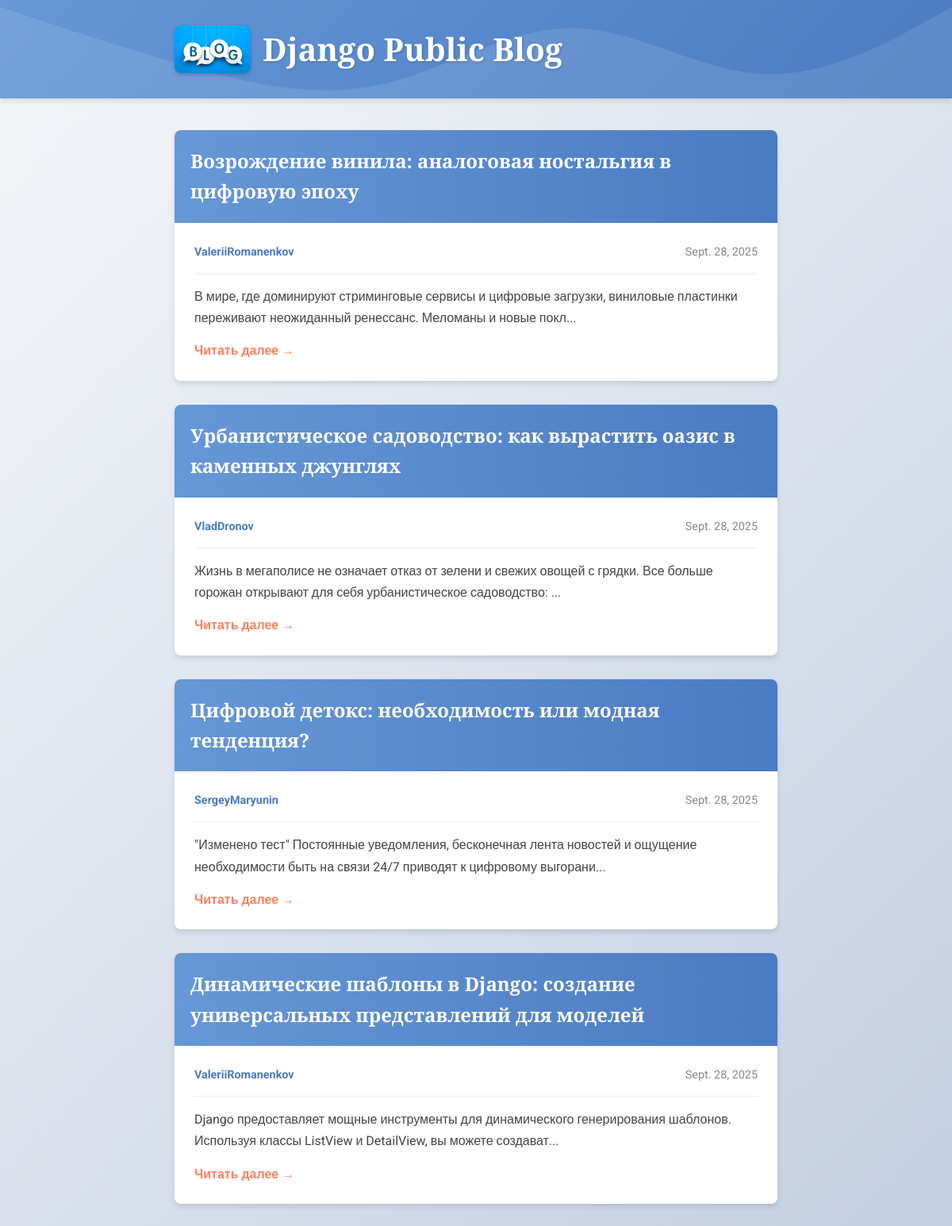
The page / on the database its author committed.
### articles/models.py (models this page shows, shortened)
class Article(models.Model):
    title = models.CharField(max_length=200)
    author = models.ForeignKey(User, on_delete=models.CASCADE)
    text = models.TextField()
    created_date = models.DateField(auto_now_add=True)
    def get_excerpt_short(self):
        return self.text[:140] + "..." if len(self.text) > 140 else self.text

### articles/views.py (the view)
# urls.py: path('', views.articles, name='articles'),
def articles(request):
    return render(request, 'articles.html', {"posts": Article.objects.all()})

### articles/templates/articles.html (shortened to what this page needs)
<!DOCTYPE html>
<html lang="ru">
<head>
    {% load static %}
</head>
<body>
    <div class="header">
        <div class="container">
            <div class="header-content">
                <div class="logo-container">
                    <img src="{% static 'blog.jpg' %}" alt="Логотип" class="logo" />
                    <div>
                        <h1>Django Public Blog</h1>
                    </div>
                </div>
            </div>
        </div>
    </div>
    <div class="container">
        <div class="archive">
            {% for post in posts %}
                <div class="one-post">
                    <h2 class="post-title">{{ post.title }}</h2>
                    <div class="article-content">
                        <div class="article-info">
                            <div class="article-author">{{ post.author.username }}</div>
                            <div class="article-created-date">{{ post.created_date }}</div>
                        </div>
                        <p class="article-text">{{ post.get_excerpt_short }}</p>
                        <a href="{% url 'get_article' post.id %}" class="read-more">Читать далее →</a>
                    </div>
                </div>
            {% endfor %}
        </div>
    </div>
</body>
</html>

### articles/templates/articles.html (style rules this page uses)
:root { --primary-color: #6697d6; --secondary-color: #4a7bc2; --accent-color: #ff7e5f; --light-color: #f8f9fa; --dark-color: #343a40; --text-color: #333; --border-radius: 8px; --shadow: 0 4px 6px rgba(0, 0, 0, 0.1); }
* { margin: 0; padding: 0; box-sizing: border-box; }
body { background: linear-gradient(135deg, #f5f7fa 0%, #c3cfe2 100%); font-family: 'Roboto', Tahoma, Arial, sans-serif; color: var(--text-color); line-height: 1.6; padding-bottom: 40px; }
.container { max-width: 800px; margin: 0 auto; padding: 0 20px; }
.header { background: linear-gradient(135deg, var(--primary-color) 0%, var(--secondary-color) 100%); color: white; padding: 30px 0; margin-bottom: 40px; box-shadow: var(--shadow); position: relative; overflow: hidden; }
.header::before { content: ""; position: absolute; top: 0; left: 0; right: 0; bottom: 0; background-size: cover; background-position: center; }
.header-content { position: relative; z-index: 1; display: flex; align-items: center; justify-content: space-between; }
.logo-container { display: flex; align-items: center; }
.logo { height: 60px; width: auto; margin-right: 15px; border-radius: 8px; box-shadow: 0 2px 4px rgba(0, 0, 0, 0.2); }
h1 { font-family: 'Playfair Display', 'Times New Roman', Times, serif; font-size: 2.5rem; font-weight: 700; margin: 0; text-shadow: 1px 1px 3px rgba(0, 0, 0, 0.2); }
.archive { display: grid; gap: 30px; }
.one-post { background: white; border-radius: var(--border-radius); box-shadow: var(--shadow); overflow: hidden; transition: transform 0.3s ease, box-shadow 0.3s ease; }
.post-title { background: linear-gradient(to right, var(--primary-color), var(--secondary-color)); color: white; padding: 20px; margin: 0; font-family: 'Playfair Display', 'Times New Roman', Times, serif; font-size: 1.5rem; font-weight: 700; }
.article-content { padding: 25px; }
.article-info { display: flex; justify-content: space-between; margin-bottom: 15px; font-size: 0.9rem; color: #666; border-bottom: 1px solid #eee; padding-bottom: 15px; }
.article-author { font-weight: 700; color: var(--secondary-color); }
.article-created-date { color: #888; }
.article-text { margin-bottom: 0; color: #444; line-height: 1.7; }
.read-more { display: inline-block; margin-top: 15px; color: var(--accent-color); font-weight: 700; text-decoration: none; transition: color 0.3s ease; }

### rows shown on the page
Article: title "Возрождение винила: аналоговая ностальгия в цифровую эпоху", author.username "ValeriiRomanenkov", created_date "Sept. 28, 2025", get_excerpt_short "В мире, где доминируют стриминговые сервисы и цифровые загрузки, виниловые пластинки переживают неожиданный ренессанс. Меломаны и новые покл..."
Article: title "Урбанистическое садоводство: как вырастить оазис в каменных джунглях", author.username "VladDronov", created_date "Sept. 28, 2025", get_excerpt_short "Жизнь в мегаполисе не означает отказ от зелени и свежих овощей с грядки. Все больше горожан открывают для себя урбанистическое садоводство: ..."
Article: title "Цифровой детокс: необходимость или модная тенденция?", author.username "SergeyMaryunin", created_date "Sept. 28, 2025", get_excerpt_short "\"Изменено тест\" Постоянные уведомления, бесконечная лента новостей и ощущение необходимости быть на связи 24/7 приводят к цифровому выгорани..."
Article: title "Динамические шаблоны в Django: создание универсальных представлений для моделей", author.username "ValeriiRomanenkov", created_date "Sept. 28, 2025", get_excerpt_short "Django предоставляет мощные инструменты для динамического генерирования шаблонов. Используя классы ListView и DetailView, вы можете создават..."
